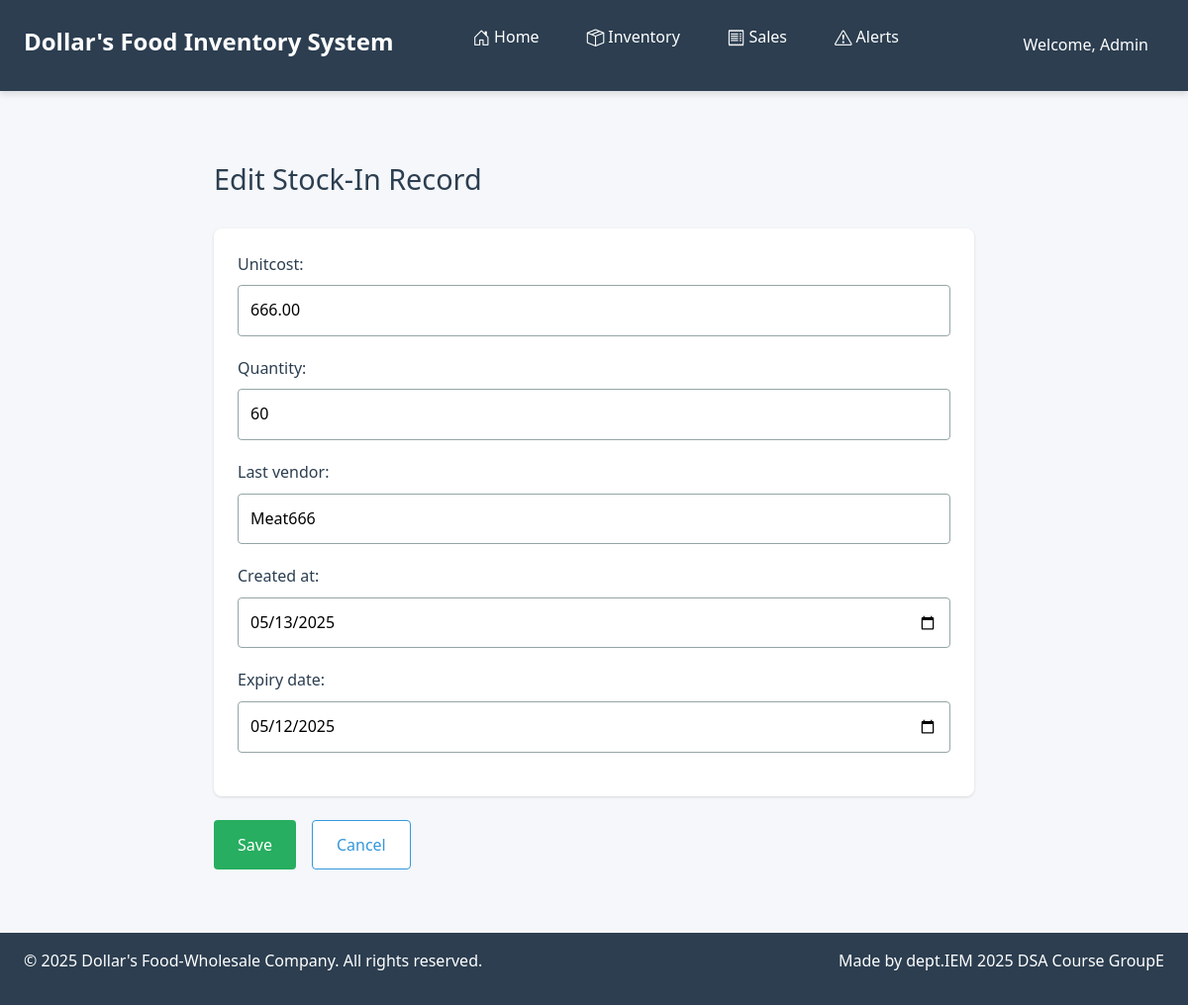
Page /inventory/stockin/17/edit/ on the committed database.
### inventory/models.py (models this page shows, shortened)
class StockIn(models.Model):
    item = models.ForeignKey(Item, on_delete=models.CASCADE, related_name='stockins')
    serial_number = models.CharField(max_length=10)
    unitcost = models.DecimalField(max_digits=10, decimal_places=2, validators=[MinValueValidator(0)], default=0.00)
    quantity = models.IntegerField(default=0)
    last_vendor = models.CharField(max_length=25, null=True, blank=True)
    created_at = models.DateField(default=timezone.now)
    expiry_date = models.DateField(null=True, blank=True)
    class Meta:
        unique_together = ('item', 'serial_number')

### inventory/views.py (the view)
# urls.py: path('stockin/<int:pk>/edit/', views.stockin_update, name='stockin_update'),
def stockin_update(request, pk):
    stockin = get_object_or_404(StockIn, pk=pk)
    if request.method == 'POST':
        form = StockInForm(request.POST, instance=stockin)
        if form.is_valid():
            form.save()
            return redirect('inventory:item_detail', item_id=stockin.item.pk)
    else:
        form = StockInForm(instance=stockin)
    return render(request, 'inventory/stockin_update.html', {'form': form})

### inventory/forms.py
class StockInForm(forms.ModelForm):
    class Meta:
        model = StockIn
        fields = ['unitcost', 'quantity', 'last_vendor', 'created_at', 'expiry_date']
        widgets = {
            'created_at': forms.DateInput(attrs={'type': 'date'}),
            'expiry_date': forms.DateInput(attrs={'type': 'date'}),
        }

### inventory/templates/inventory/stockin_update.html (shortened to what this page needs)
{% extends "base.html" %}
{% load static %}
{% block content %}
<link rel="stylesheet" href="{% static 'css/form.css' %}">
<div class="form-container">
    <h1 class="form-title">Edit Stock-In Record</h1>
    <form method="post" class="edit-stockin-form">
        <div class="form-card">
            {% for field in form %}
                <div class="form-group {% if field.errors %}has-error{% endif %}">
                    {{ field.label_tag }}
                    {{ field }}
                </div>
            {% endfor %}
        </div>
        <div class="form-actions">
            <button type="submit" class="btn btn-save">Save</button>
            <a href="{% url 'inventory:item_detail' item_id=form.instance.item.pk %}" class="btn btn-back">Cancel</a>
        </div>
    </form>
</div>
{% endblock %}

### static/css/base.css (style rules this page uses)
:root { --primary-color: #2c3e50; --secondary-color: #3498db; --accent-color: #e74c3c; --success-color: #27ae60; --warning-yellow: #f1c40f; --warning-orange: #e67e22; --warning-red: #e74c3c; --light-color: #ecf0f1; --dark-color: #2c3e50; --gray-color: #95a5a6; --space-xs: 0.25rem; --space-sm: 0.5rem; --space-md: 1rem; --space-lg: 1.5rem; --space-xl: 2rem; --radius-sm: 4px; --radius-md: 8px; --radius-lg: 12px; --shadow-sm: 0 1px 3px rgba(0,0,0,0.12); --shadow-md: 0 4px 6px rgba(0,0,0,0.1); --shadow-lg: 0 10px 25px rgba(0,0,0,0.1); }
* { margin: 0; padding: 0; box-sizing: border-box; }
.app-body { font-family: 'Segoe UI', 'Roboto', sans-serif; line-height: 1.6; color: var(--dark-color); background-color: #f5f7fa; display: flex; flex-direction: column; min-height: 100vh; }
.btn { display: inline-flex; align-items: center; gap: var(--space-xs); padding: var(--space-sm) var(--space-md); border-radius: var(--radius-sm); font-weight: 500; cursor: pointer; transition: all 0.2s ease; border: none; }

### static/css/form.css (style rules this page uses)
.form-container { max-width: 800px; margin: 2rem auto; padding: 0 1rem; }
.form-title { color: var(--primary-color); margin-bottom: 2rem; display: flex; align-items: center; gap: 0.75rem; font-size: 1.8rem; }
.form-card { background: white; border-radius: var(--radius-md); box-shadow: var(--shadow-sm); padding: 1.5rem; margin-bottom: 1.5rem; }
.form-group { margin-bottom: 1.25rem; }
.form-group label { display: block; margin-bottom: 0.5rem; font-weight: 500; color: var(--dark-color); }
.form-group input, .form-group select, .form-group textarea { width: 100%; padding: 0.75rem; border: 1px solid var(--gray-color); border-radius: var(--radius-sm); transition: all 0.3s ease; }
.form-actions { display: flex; gap: 1rem; margin-top: 1.5rem; }
.btn { padding: 0.75rem 1.5rem; border-radius: var(--radius-sm); font-weight: 500; display: inline-flex; align-items: center; gap: 0.5rem; transition: all 0.2s ease; text-decoration: none; }
.btn-save { background-color: var(--success-color); color: white; border: none; }
.btn-back { background-color: white; color: var(--secondary-color); border: 1px solid var(--secondary-color); }

### rows in the picture
StockIn: form "666.00" "60" "Meat666" "05/13/2025" "05/12/2025"

### other values in the picture
{{ field.label_tag }} "Unitcost:" "Quantity:" "Last vendor:" "Created at:" "Expiry date:"
